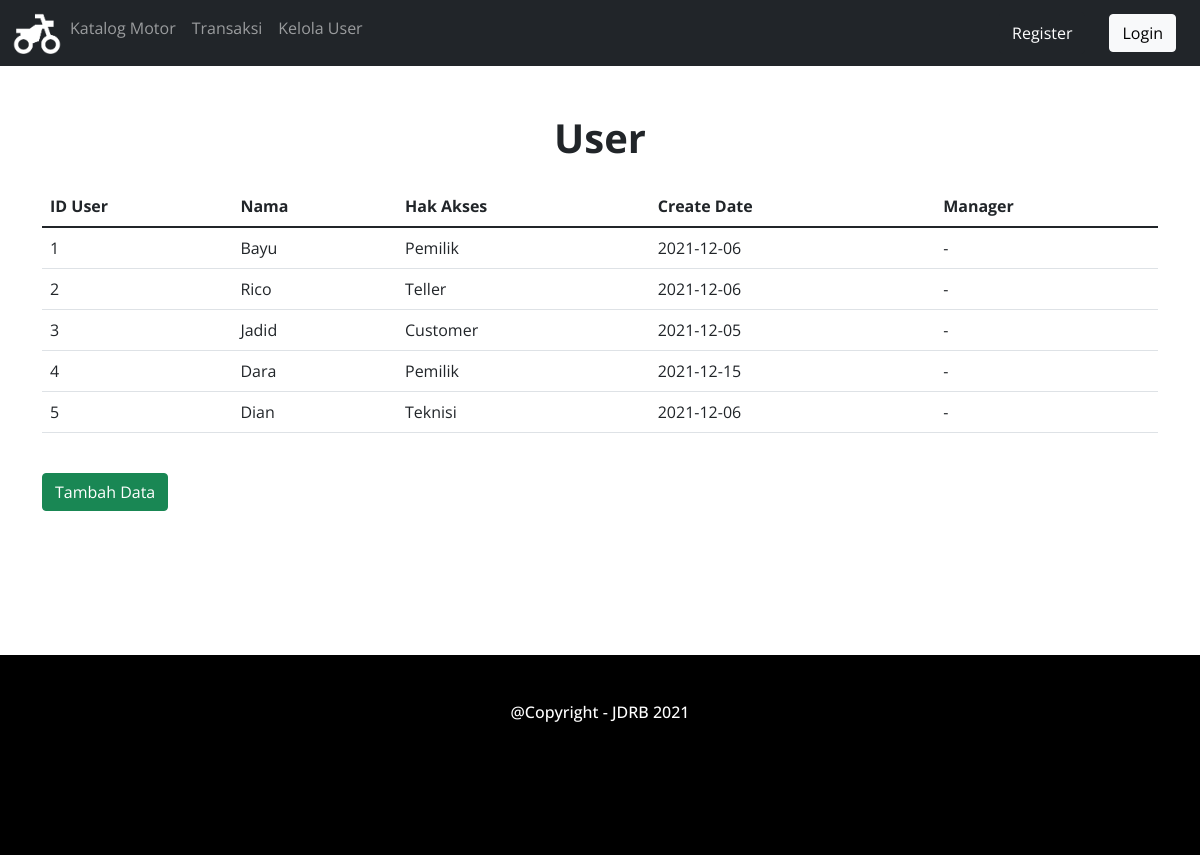
The app's page /home/teller/02_user.php with its own data.
### tables this page shows
CREATE TABLE `user` (
  `IDUser` int(100) NOT NULL,
  `Nama` varchar(20) NOT NULL,
  `Password` varchar(100) NOT NULL,
  `Hak_Akses` varchar(100) NOT NULL,
  `Create_Date` date NOT NULL,
  `Manager` varchar(10) NOT NULL
);

### home/teller/02_user.php (the view, shortened to what this page needs)
<!DOCTYPE html>
<html lang="en">
<head>
<link rel="stylesheet" href="../../bootstrap/css/bootstrap.min.css">
<link rel="stylesheet" href="../../style.css">
</head>
<body>
<nav class="navbar navbar-expand-sm bg-dark navbar-dark">
    <div class="container-fluid">
    <ul class="navbar-nav">
        <li class="nav-item">
            <a href="02_index.php"><img src="../../img/logo.png" class="logo-navbar"><a>
        </li>
        <li class="nav-item">
            <a class="nav-link" href="02_identitas_motor.php">Katalog Motor</a>
        </li>
        <li class="nav-item">
            <a class="nav-link" href="../../transaksi/transaksi.php">Transaksi</a>
        </li>
        <li class="nav-item">
            <a class="nav-link" href="02_user.php">Kelola User</a>
        </li>
    </ul>
    </div>
    <?php if (isset($_SESSION["Nama"])) : ?>
        <p class="h6 text-white mr-5">Halo,<?php echo $_SESSION["Nama"] ?></p>
        <a href="../../logout.php" class="btn btn-light buttonnavbar">Logout</a>
    <?php else : ?>
        <a href="../../register.php" class="navbar btn btn-dark" >Register</a>
        <a href="../../login.php" class="btn btn-light buttonnavbar">Login</a>
    <?php endif; ?>
</nav>
<div class="header">
    <h1 class="mt-5">User</h1>
</div>
<div class="container">
	<div class="mt-4">
		<div class="table-responsive">
			<table class="table">
				<thead>
					<tr>
						<th>ID User</th>
						<th>Nama</th>
						<th>Hak Akses</th>
						<th>Create Date</th>
						<th>Manager</th>
					</tr>
				</thead>
				<tbody>
                <?php
                    include '../../koneksi.php';
                    $data=mysqli_query($koneksi,"SELECT * FROM user") or die(mysqli_error($koneksi));
                    foreach($data as $pengguna){?>
					<tr>
						<td><?php echo $pengguna['IDUser'];?></td>
						<td><?php echo $pengguna['Nama'];?></td>
						<td><?php echo $pengguna['Hak_Akses'];?></td>
						<td><?php echo $pengguna['Create_Date'];?></td>
						<td><?php echo $pengguna['Manager'];?></td>
					</tr>
                <?php }
                ?>
				</tbody>
            </table>
        </div>
    </div>
    <a class="btn btn-success my-4" href="02_register.php" >Tambah Data</a>
</div>
<footer>
    <h6 class="text-center p-5"> @Copyright - JDRB 2021</h6>
</footer>
</body>
</html>

### style.css (style rules this page uses)
body { font-family: "Open Sans"; width: 100%; height: 100%; }
h1 { font-weight: bold; text-align: center; }
footer { width: 100%; height: 200px; margin-top: 10%; background-color: black; }
h6 { color: white; }
.logo-navbar { width:50px; height:50px; }
.buttonnavbar { margin-left: 2%; float: right; margin-right: 2%; }

### records on screen
user: IDUser "1", Nama "Bayu", Hak_Akses "Pemilik", Create_Date "2021-12-06", Manager "-"
user: IDUser "2", Nama "Rico", Hak_Akses "Teller", Create_Date "2021-12-06", Manager "-"
user: IDUser "3", Nama "Jadid", Hak_Akses "Customer", Create_Date "2021-12-05", Manager "-"
user: IDUser "4", Nama "Dara", Hak_Akses "Pemilik", Create_Date "2021-12-15", Manager "-"
user: IDUser "5", Nama "Dian", Hak_Akses "Teknisi", Create_Date "2021-12-06", Manager "-"
